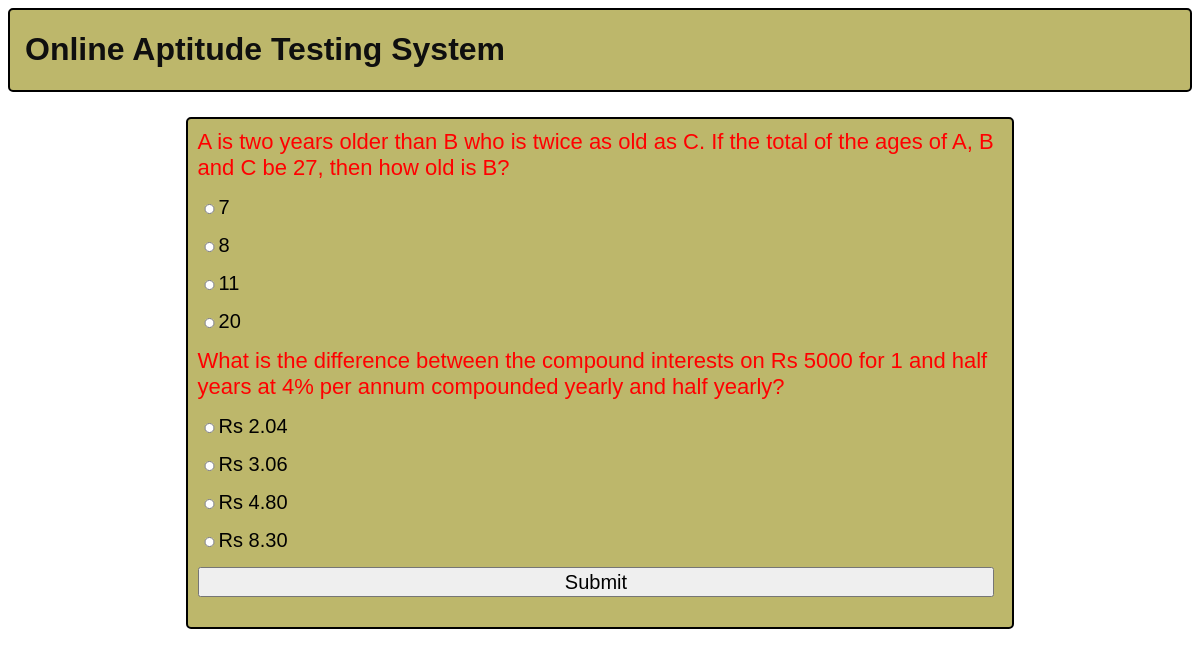
The app's page /OATS/test-paper?n=2 with its own data.
### OATS/models.py (models this page shows)
class Question(models.Model):
    qid = models.BigAutoField(primary_key=True , auto_created=True)
    que = models.TextField()
    a = models.CharField(max_length=255)
    b = models.CharField(max_length=255)
    c = models.CharField(max_length=255)
    d = models.CharField(max_length=255)
    ans = models.CharField(max_length=2)

### OATS/views.py (the view)
# urls.py: path('test-paper' , testPaper , name='testPaper'),
def testPaper(request):
    if 'name' not in request.session.keys():
        res = HttpResponseRedirect("login")
    n = int(request.GET['n'])
    question_pool = list(Question.objects.all())
    random.shuffle(question_pool)
    questions_list = question_pool[:n]
    context = {'questions' : questions_list}
    res = render(request , 'test_paper.html' , context)
    return res

### OATS/templates/test_paper.html (shortened to what this page needs)
{% extends 'main.html' %}
{% block content %}
<form action="{% url 'OATS:calculateTest' %}" method="POST">
    {% for question in questions %}
    <div class="question">
        {{question.que}}
    </div>
    <div class="options"><input type="radio" name="q{{question.qid}}" value="a">{{question.a}}</div>
    <div class="options"><input type="radio" name="q{{question.qid}}" value="b">{{question.b}}</div>
    <div class="options"><input type="radio" name="q{{question.qid}}" value="c">{{question.c}}</div>
    <div class="options"><input type="radio" name="q{{question.qid}}" value="d">{{question.d}}</div>
{% endfor %}
<div><input type="submit" value="Submit"></div>
</form>
{% endblock %}

### OATS/static/theme.css (style rules this page uses)
* { font-family: 'Gill Sans', 'Gill Sans MT', Calibri, 'Trebuchet MS', sans-serif; }

### OATS/static/formstyle.css (style rules this page uses)
form { box-sizing: border-box; padding: 10px; border-radius: 5px; background-color: darkkhaki; display: table; width: 100%; border: 2px solid black; }
input { display: block; width: 99%; margin-bottom: 20px; height: 30px; font-size: 20px; }
.question { font-size: 22px; color: red; margin-bottom: 15px; }
.options { font-size: 20px; }
.options input { display: inline; width: fit-content; height: 10px; }

### records on screen
Question: que "A is two years older than B who is twice as old as C. If the total of the ages of A, B and C be 27, then how old is B?", a "7", b "8", c "11", d "20"
Question: que "What is the difference between the compound interests on Rs 5000 for 1 and half years at 4% per annum compounded yearly and half yearly?", a "Rs 2.04", b "Rs 3.06", c "Rs 4.80", d "Rs 8.30"
